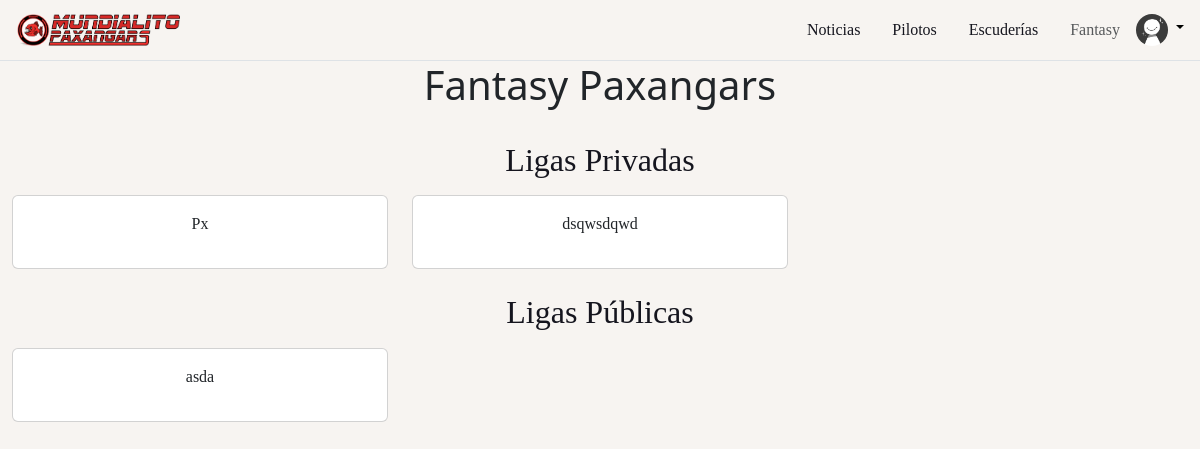
/inicio/fantasy/ligas (signed in), run on the app's committed database.
### mundialitopx/models.py (models this page shows, shortened)
class Liga(models.Model):
    estado = [('Privado', 'Privado'),('Publico', 'Publico'),]
    usuarios = models.ManyToManyField(Usuario)
    nombre = models.CharField(max_length=30)
    contraseña = models.CharField(max_length=15)
    estado = models.CharField(max_length=7, choices=estado, null=True, blank=True)

### mundialitopx/views.py (the view)
# urls.py: path('inicio/fantasy/ligas', ListaLigasDisponibles.as_view(), name='ligas_disponibles'),
class ListaLigasDisponibles(ListView):
    model = Liga
    template_name = 'mundialitopx/main/fantasy/unirse_liga.html'
    context_object_name = 'ligas'
    def get_context_data(self, **kwargs):
        context = super().get_context_data(**kwargs)
        usuario_actual = self.request.user
        context["ligaspub"] = Liga.objects.filter(estado='Publico').exclude(usuarios=usuario_actual)
        context["ligaspriv"] = Liga.objects.filter(estado='Privado').exclude(usuarios=usuario_actual)
        return context

### mundialitopx/templates/mundialitopx/main/fantasy/unirse_liga.html
{% extends 'mundialitopx/main/base.html' %}
{% block content %}
<div class="row d-flex justify-content-center">
    <h1>Fantasy Paxangars</h1>
    <div class="col-12 pt-4">
        <h2>Ligas Privadas</h2>
    <div class="row pt-2">
        {% for liga in ligaspriv %}
    <div class="col-4">
        <div class="card">
            <div class="card-body">
                <div class="row">
                    <div class="col-12">
                        <p>{{ liga.nombre }}</p>
                    </div>
                </div>
            </div>
        </div>
    </div>
    {% endfor %}
    </div>
    </div>
    <div class="col-12 pt-4">
        <h2>Ligas Públicas</h2>
    <div class="row pt-2">
        {% for liga in ligaspub %}
    <div class="col-4">
        <div class="card">
            <div class="card-body">
                <div class="row">
                    <div class="col-12">
                        <p>{{ liga.nombre }}</p>
                    </div>
                </div>
            </div>
        </div>
    </div>
    {% endfor %}
    </div>
    </div>
</div>
{% endblock %}

### mundialitopx/static/css/style.css (style rules this page uses)
body { background-color: #F7F4F1; }
h1 a, h2 a, h2 { color: #15151E; font-family: 'f1-bold'; text-decoration: none; }
p { font-family: 'f1-regular'; }

### data on the page
Liga: nombre "Px"
Liga: nombre "dsqwsdqwd"
Liga: nombre "asda"
